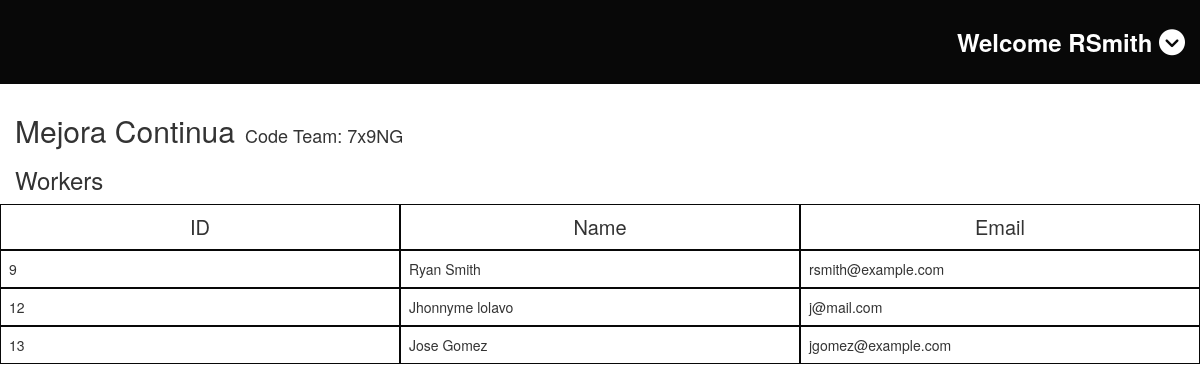
Page /home.php?page=team (signed in) on the committed database.
### tables this page shows
CREATE TABLE `team` (
  `id_team` int(11) NOT NULL,
  `name_team` varchar(255) NOT NULL,
  `code_team` varchar(6) NOT NULL
);

CREATE TABLE `user` (
  `id_user` int(11) NOT NULL,
  `username` varchar(50) NOT NULL,
  `password` text NOT NULL,
  `name` varchar(100) NOT NULL,
  `last_name` varchar(100) NOT NULL,
  `email` varchar(50) NOT NULL,
  `id_team` int(11) NOT NULL
);

### views/team.php (the view)
<div class="content container">
    <div class="row">
        <?php
        $query_team = "select * from team where id_team =".$team;
        $result_team = mysqli_query($conn, $query_team);
        if (mysqli_num_rows($result_team) > 0){
            while($rows_team = mysqli_fetch_assoc($result_team)){
                echo "<h2 style=\"display: inline;\">".$rows_team['name_team']."</h2><h4 style=\"display: inline; margin-left: 10px;\">Code Team: ".$rows_team['code_team']."<h4>";
            }
        }
        ?>
        <h3>Workers</h3>
        <div class="row">
            <div class="col-xs-4 workers_header" id="id_worker">ID</div>
            <div class="col-xs-4 workers_header" id="name_worker">Name</div>
            <div class="col-xs-4 workers_header" id="email_worker">Email</div>
        </div>
        <?php
            $query_workers = "Select id_user, name, last_name, email from user where id_team = ".$team;
            $result_workers = mysqli_query($conn, $query_workers);
            if (mysqli_num_rows($result_workers) > 0){
                while ($rows_workers = mysqli_fetch_assoc($result_workers)){
        ?>
                <div class="row">
                    <div class="col-xs-4 workers_content" id="id_worker"><?php echo $rows_workers['id_user'];?></div>
                    <div class="col-xs-4 workers_content " id="name_worker"><?php echo $rows_workers['name']. " ".$rows_workers['last_name'];?></div>
                    <div class="col-xs-4 workers_content" id="email_worker"><?php echo $rows_workers['email'];?></div>
                </div>
        <?php
                }
            }
            else{
        ?>
                <div class="col-xs-12 workers_content" id="id_worker">No Workers</div>
        <?php
            }
        ?>
    </div>
</div>

### includes/head.php (shortened to what this page needs)
<!DOCTYPE html>
<html lang="en">
<head>
    <link rel="stylesheet" href="https://maxcdn.bootstrapcdn.com/bootstrap/3.4.1/css/bootstrap.min.css">
    <link rel="stylesheet" href="<?php echo CSS; ?>style.css">
</head>
<body>

### home.php (shortened to what this page needs)
<?php
    require_once 'includes/head.php';
    global $conn;
?>
<body>
    <?php if (isset($_SESSION['user_log'])){
        $userlog = $_SESSION['user'];
        $team = $_SESSION['team'];
        if($_SESSION['user_log'] == 1){ ?>
        <div class="bar">
            <div class="dropdown"><p>Welcome <?php echo $userlog;?> <i class="fas fa-chevron-circle-down"></i></p>
            </div>
        </div>
        <?php
            if(isset($_GET['page'])){
                $page = $_GET['page'];
                if ($page == "team")
                    require_once "views/team.php";
            }
            else{
                require_once "views/tasks.php";
            }
        ?>
    <?php
        }
    }
    ?>
</body>
</html>

### assets/css/style.css (style rules this page uses)
a,p,label { font-size: 18px; }
.bar { text-align: right; }
.bar { width: 100%; background-color: #080808; color: white; padding: 25px 15px 15px; }
.dropdown { position: relative; display: inline-block; }
.bar p { font-size: 24px; font-weight: bold; }
.bar i { font-size: 26px; }
.content { margin: 30px auto; }
.workers_header { text-align: center; font-size: 20px; }
.workers_header, .workers_content { padding: 8px; border: 0.5px solid #080808; }

### rows in the picture
team: name_team "Mejora Continua", code_team "7x9NG"
user: id_user "9", name "Ryan", last_name "Smith", email "rsmith@example.com"
user: id_user "12", name "Jhonnyme", last_name "lolavo", email "j@mail.com"
user: id_user "13", name "Jose", last_name "Gomez", email "jgomez@example.com"

### other values in the picture
$userlog "RSmith"
